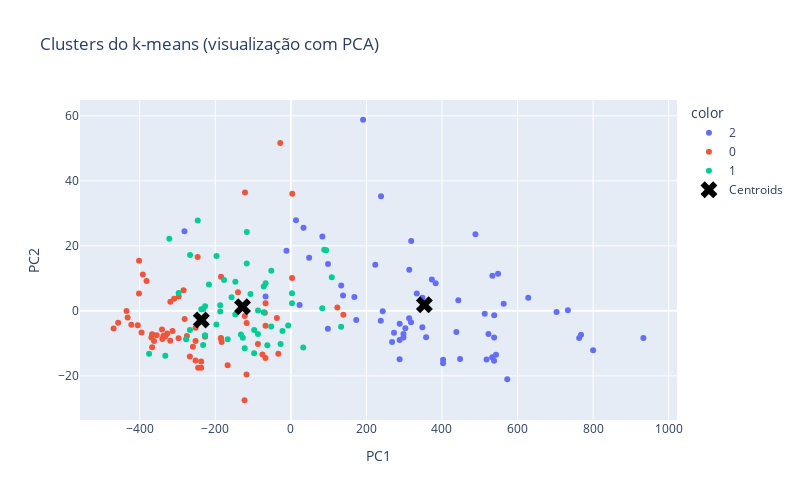

Notebook source saved alongside this figure:
### Markdown cell above
#### **VISUALIZAÇÃO DOS RESULTADOS DO K-MEANS (SEM PCA)**
Nesta etapa, plotei alguns gráficos para ajudar na visualização e julgamento de cada clusters criado pelo k-means
- Scatterplot, apliquei a PCA somente nos dados para que fosse possivel realizar a visualização das variaveis e dos centroids
- Gráfico de Silhueta, para avaliar cada cluster individualmente, mais coeso, está ácima da média global
- Valores reais do inicio e fim da silhueta média do cluster

### Code cell
# PCA PARA VISUALIZAÇÃO
pca_vis = PCA(n_components = 2)
dados_2d = pca_vis.fit_transform(vinhos)

# TRANSFORMAR EM DATAFRAME E CONVERTE PARA PCA
centroids_df = pd.DataFrame(centroids_real, columns = vinhos.columns)
centroids_2d = pca_vis.transform(centroids_df)

# CONFIGURA O GRÁFICO
fig = px.scatter(x = dados_2d[:, 0], y= dados_2d[:, 1], color = classificacao.astype(str), title = 'Clusters do k-means (visualização com PCA)',
                labels = {'x': 'PC1', 'y': 'PC2'})
fig.add_trace(
    go.Scatter(x = centroids_2d[:, 0], y = centroids_2d[:,1], mode = 'markers',
               marker = dict(size = 15, symbol = 'x', color = 'black'), name = 'Centroids'))
# PLOTA O GRÁFICO
fig.update_layout(width = 800, height = 500)
fig.show()

### Figure 1 — Plotly figure (JSON) as saved in the notebook; plotly's stock layout.template omitted (floating-point values rounded to 4 significant figures)
{"data": [{"hovertemplate": "color=2<br>PC1=%{x}<br>PC2=%{y}<extra></extra>", "legendgroup": "2", "marker": {"color": "#636efa", "symbol": "circle"}, "mode": "markers", "name": "2", "orientation": "v", "showlegend": true, "type": "scatter", "x": [318.6, 303.1, 438.1, 733.2, -11.57, 703.2, 543.0, 548.4, 298.0, 298.0, 763.1, 532.9, 572.8, 402.9, 800.1, 563.2, 533.4, 383.3, 933.1, 98.4, 33.59, 23.15, 288.1, 268.0, 98.02, 83.5, 447.9, 537.9, 168.2, 288.0, 538.0, 768.1, 243.2, 488.6, 348.2, 173.1, 133.3, 358.0, 273.0, 13.64, 48.43, 287.9, 348.1, -66.81, 138.2, 333.3, 318.1, 238.1, 313.1, 513.2, 402.9, 517.9, 443.3, 628.3, 313.4, 373.3, 223.4, 523.1, 538.2, 238.7, 191.2, -281.5], "xaxis": "x", "y": [21.49, -5.365, -6.537, 0.1927, 18.49, -0.3322, -13.52, 11.45, -8.18, -7.102, -8.334, -14.29, -21.01, -16.1, -12.12, 2.215, 10.8, 8.477, -8.354, 14.39, 25.57, 1.817, -3.963, -9.571, -5.496, 22.89, -14.8, -15.39, 4.255, -8.96, -8.213, -7.38, -0.1439, 23.57, 4.038, -2.793, 7.773, -8.158, -6.725, 27.85, 16.32, -14.89, -5.043, 4.385, 4.731, 5.319, -3.487, -3.052, -2.305, -0.8638, -15.05, -15.0, 3.261, 4.041, 12.61, 9.664, 14.22, -7.097, -1.357, 35.25, 58.79, 24.51], "yaxis": "y"}, {"hovertemplate": "color=0<br>PC1=%{x}<br>PC2=%{y}<extra></extra>", "legendgroup": "0", "marker": {"color": "#EF553B", "symbol": "circle"}, "mode": "markers", "name": "0", "orientation": "v", "showlegend": true, "type": "scatter", "x": [-227.0, -66.85, -117.0, -327.1, -391.8, -68.91, -245.2, -237.2, 3.296, -27.97, 123.1, -337.1, -275.1, 139.1, -318.9, -355.1, -246.6, 3.772, -283.8, -469.1, -33.13, -117.3, -227.0, -296.9, -252.0, -185.1, -67.18, -122.4, -267.2, -297.1, -252.2, -457.0, -401.9, -121.3, -319.1, -87.08, -341.0, -36.93, -185.1, -308.9, -332.1, -75.15, -432.0, -237.2, -259.1, -435.0, -66.99, -184.7, -422.0, -139.8, -313.1, -362.1, -340.1, -252.1, -401.7, -183.1, -121.9, -381.8, -367.1, -367.2, -369.1, -395.1, -281.0, -405.1, -167.2], "xaxis": "x", "y": [-7.995, 2.32, -3.726, -6.948, 11.17, -0.5586, -17.49, -17.53, 10.1, 51.63, 1.06, -7.624, -7.753, -1.207, 2.811, -7.531, 16.56, 36.03, 6.362, -5.459, -13.19, -19.58, -1.776, 4.453, -5.213, -8.319, -14.52, -27.5, -14.05, -8.415, -15.25, -3.697, 5.331, 36.42, -9.193, -10.23, -5.751, -2.17, -8.521, 3.752, -7.884, -13.41, -2.033, -15.56, -11.08, -0.05953, -4.571, 10.52, -4.245, 5.736, -6.167, -9.259, -8.69, -9.276, 15.43, -9.554, -1.589, 9.189, -7.188, -11.2, -8.176, -6.68, -2.536, -4.451, -16.73], "yaxis": "y"}, {"hovertemplate": "color=1<br>PC1=%{x}<br>PC2=%{y}<extra></extra>", "legendgroup": "1", "marker": {"color": "#00cc96", "symbol": "circle"}, "mode": "markers", "name": "1", "orientation": "v", "showlegend": true, "type": "scatter", "x": [-296.8, -232.1, -375.2, -116.5, -216.8, -186.9, -146.8, -97.13, -51.98, -27.1, -232.0, -167.1, -156.9, -146.9, 32.9, -226.9, -197.0, 108.3, 83.12, -332.2, -122.1, -97.02, -196.6, -246.4, -266.6, -321.6, -71.9, -106.8, -22.02, -267.0, 133.0, -86.91, -127.1, -227.1, -66.76, -176.8, -71.77, -132.0, -227.1, -51.69, -62.09, 3.183, -116.7, -236.9, -277.1, -87.03, -6.98, 3.132, 88.46, 93.46, -186.9], "xaxis": "x", "y": [5.468, -10.53, -13.19, 24.27, 8.13, 1.71, 8.92, -13.06, -4.812, -10.23, 0.5349, -8.757, 4.163, -1.097, -11.31, 1.388, -4.228, 10.35, 0.8069, -13.81, -11.47, -5.906, 16.87, 27.81, 17.15, 22.16, -0.3997, 5.206, -6.229, -5.923, -4.868, 0.07964, -8.291, -7.619, 8.47, 9.473, 7.511, -7.255, -7.593, 12.36, -10.55, 5.391, 14.53, 0.463, -8.74, -7.105, -4.541, 2.335, 18.78, 18.67, -0.2133], "yaxis": "y"}, {"marker": {"color": "black", "size": 15, "symbol": "x"}, "mode": "markers", "name": "Centroids", "type": "scatter", "x": [-236.8, -127.8, 353.4], "y": [-2.811, 1.28, 1.894]}], "layout": {"height": 500, "legend": {"title": {"text": "color"}, "tracegroupgap": 0}, "title": {"text": "Clusters do k-means (visualização com PCA)"}, "width": 800, "xaxis": {"anchor": "y", "domain": [0, 1], "title": {"text": "PC1"}}, "yaxis": {"anchor": "x", "domain": [0, 1], "title": {"text": "PC2"}}}}
